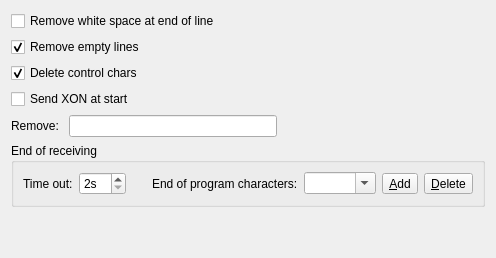
     <widget class="QWidget" name="optionTab">
      <attribute name="title">
       <string>Options - receiving</string>
      </attribute>
      <layout class="QVBoxLayout" name="verticalLayout_6">
       <item>
        <widget class="QCheckBox" name="removeSpaceEOB">
         <property name="toolTip">
          <string>Remove white space just before the end of line, sometimes added by Fanuc.
Works only when receiving file.</string>
         </property>
         <property name="text">
          <string>Remove white space at end of line</string>
         </property>
        </widget>
       </item>
       <item>
        <widget class="QCheckBox" name="removeEmptyLines">
         <property name="toolTip">
          <string>Remove empty lines after receive is complete</string>
         </property>
         <property name="text">
          <string>Remove empty lines</string>
         </property>
         <property name="checked">
          <bool>true</bool>
         </property>
        </widget>
       </item>
       <item>
        <widget class="QCheckBox" name="deleteControlChars">
         <property name="toolTip">
          <string>Delete all control chracters (&lt;0x3F; &gt;0x7F) from recieved file</string>
         </property>
         <property name="text">
          <string>Delete control chars</string>
         </property>
         <property name="checked">
          <bool>true</bool>
         </property>
        </widget>
       </item>
       <item>
        <widget class="QCheckBox" name="sendXonCheckBox">
         <property name="toolTip">
          <string>Send XON character to initiate transmission.</string>
         </property>
         <property name="text">
          <string>Send XON at start</string>
         </property>
        </widget>
       </item>
       <item>
        <layout class="QHBoxLayout" name="horizontalLayout_15">
         <item>
          <widget class="QLabel" name="label_22">
           <property name="text">
            <string>Remove: </string>
           </property>
          </widget>
         </item>
         <item>
          <widget class="QLineEdit" name="removeLineEdit">
           <property name="toolTip">
            <string>Use this to remove some unwanted characters from received data.
Vailid QtRegExp should be entered.</string>
           </property>
           <property name="maxLength">
            <number>128</number>
           </property>
           <property name="clearButtonEnabled">
            <bool>true</bool>
           </property>
          </widget>
         </item>
         <item>
          <spacer name="horizontalSpacer_11">
           <property name="orientation">
            <enum>Qt::Horizontal</enum>
           </property>
           <property name="sizeHint" stdset="0">
            <size>
             <width>40</width>
             <height>20</height>
            </size>
           </property>
          </spacer>
         </item>
        </layout>
       </item>
       <item>
        <widget class="QGroupBox" name="groupBox_6">
         <property name="title">
          <string>End of receiving</string>
         </property>
         <layout class="QHBoxLayout" name="horizontalLayout_13">
          <item>
           <layout class="QHBoxLayout" name="horizontalLayout_2">
            <item>
             <layout class="QHBoxLayout" name="horizontalLayout_14">
              <item>
               <widget class="QLabel" name="label_17">
                <property name="text">
                 <string>Time out:</string>
                </property>
               </widget>
              </item>
              <item>
               <widget class="QSpinBox" name="receiveTimeoutSpinBox">
                <property name="suffix">
                 <string>s</string>
                </property>
                <property name="minimum">
                 <number>2</number>
                </property>
                <property name="maximum">
                 <number>60</number>
                </property>
               </widget>
              </item>
             </layout>
            </item>
            <item>
             <spacer name="horizontalSpacer_4">
              <property name="orientation">
               <enum>Qt::Horizontal</enum>
              </property>
              <property name="sizeType">
               <enum>QSizePolicy::Preferred</enum>
              </property>
              <property name="sizeHint" stdset="0">
               <size>
                <width>20</width>
                <height>20</height>
               </size>
              </property>
             </spacer>
            </item>
            <item>
             <widget class="QLabel" name="label_11">
              <property name="text">
               <string>End of program characters:</string>
              </property>
             </widget>
            </item>
            <item>
             <widget class="QComboBox" name="endOfProgComboBox">
              <property name="sizePolicy">
               <sizepolicy hsizetype="Expanding" vsizetype="Fixed">
                <horstretch>0</horstretch>
                <verstretch>0</verstretch>
               </sizepolicy>
              </property>
              <property name="toolTip">
               <string>&lt;html&gt;&lt;head/&gt;&lt;body&gt;&lt;p&gt;This field contains expression used to find end of received CNC program (end of transmission).&lt;/p&gt;&lt;p&gt;It must contain valid Qt regular expression (QRexExp). See &lt;a href=&quot;http://doc.qt.io/qt-5/qregexp.html&quot;&gt;&lt;span style=&quot; text-decoration: underline; color:#00a489;&quot;&gt;http://doc.qt.io/qt-5/qregexp.html&lt;/span&gt;&lt;/a&gt;&lt;/p&gt;&lt;p&gt;In EdytorNC you can check this expression in function &amp;quot;Clean up&amp;quot;&lt;/p&gt;&lt;/body&gt;&lt;/html&gt;</string>
              </property>
              <property name="editable">
               <bool>true</bool>
              </property>
              <property name="maxCount">
               <number>64</number>
              </property>
              <item>
               <property name="text">
                <string/>
               </property>
              </item>
             </widget>
            </item>
            <item>
             <widget class="QToolButton" name="addEobButton">
              <property name="toolTip">
               <string>Add to the list</string>
              </property>
              <property name="text">
               <string>&amp;Add</string>
              </property>
              <property name="icon">
               <iconset resource="application.qrc">
                <normaloff>:/images/add.png</normaloff>:/images/add.png</iconset>
              </property>
             </widget>
            </item>
            <item>
             <widget class="QToolButton" name="deleteEobButton">
              <property name="toolTip">
               <string>Delete from the list</string>
              </property>
              <property name="text">
               <string>&amp;Delete</string>
              </property>
              <property name="icon">
               <iconset resource="application.qrc">
                <normaloff>:/images/list-remove.png</normaloff>:/images/list-remove.png</iconset>
              </property>
             </widget>
            </item>
           </layout>
          </item>
         </layout>
        </widget>
       </item>
       <item>
        <spacer name="verticalSpacer_2">
         <property name="orientation">
          <enum>Qt::Vertical</enum>
         </property>
         <property name="sizeHint" stdset="0">
          <size>
           <width>20</width>
           <height>40</height>
          </size>
         </property>
        </spacer>
       </item>
      </layout>
     </widget>
